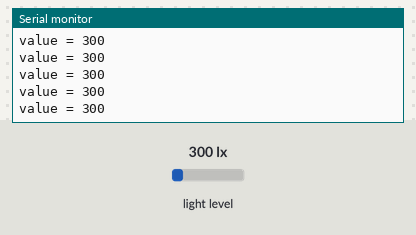
Recording of a sketch running on a simulated Arduino Uno, built with avr-gcc and run on an emulated ATmega328P. On the bench: the last lines printed to the serial monitor. The test bench sets the inputs (shaded band); at power-on: light level 300 lx.

Above: at 1.2 s.
1.3 s: light level set to 40 lx
At 1.31 s:
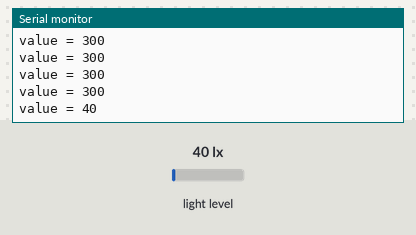
2.8 s: light level set to 500 lx
At 2.81 s:
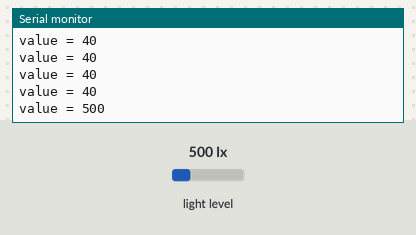
Timing chart, 0 to 5.8 s (numbered marks = the images above; inputs shaded):
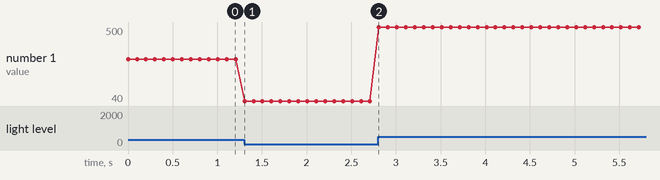

Measured:
- after the input at 1.3 s, the serial monitor: prints a new line at once (image 1)
- after the input at 2.8 s, the serial monitor: prints a new line at once (image 2)
- plotted number 1: 300 → 40 after the input at 1.3 s, 40 → 500 after the input at 2.8 s

The sketch:

MeLightSensorTest.ino
```cpp
// (licence header left out)
#include <Makeblock.h>
#include <SoftwareSerial.h>
#include <Wire.h>


MeLightSensor lightSensor(PORT_6);

int value = 0;      // a variable for the lightSensor's value


void setup()
{
  // initialize serial communications at 9600 bps
  Serial.begin(9600);
}

void loop()
{
  // read the lightSensor value:
  value = lightSensor.read();

  // print the results to the serial monitor:
  Serial.print("value = " );
  Serial.println(value);
  // wait 100 milliseconds before the next loop
  delay(100);
}
```
